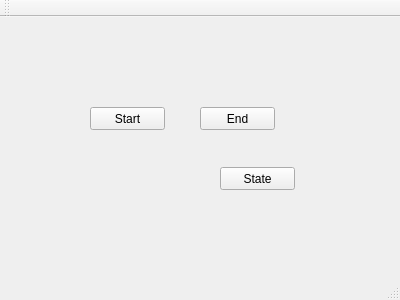
<?xml version="1.0" encoding="UTF-8"?>
<ui version="4.0">
 <class>MainWindow</class>
 <widget class="QMainWindow" name="MainWindow">
  <property name="geometry">
   <rect>
    <x>0</x>
    <y>0</y>
    <width>400</width>
    <height>300</height>
   </rect>
  </property>
  <property name="windowTitle">
   <string>MainWindow</string>
  </property>
  <widget class="QWidget" name="centralWidget">
   <widget class="QPushButton" name="pushButton">
    <property name="geometry">
     <rect>
      <x>90</x>
      <y>90</y>
      <width>75</width>
      <height>23</height>
     </rect>
    </property>
    <property name="text">
     <string>Start</string>
    </property>
   </widget>
   <widget class="QPushButton" name="pushButton_2">
    <property name="geometry">
     <rect>
      <x>200</x>
      <y>90</y>
      <width>75</width>
      <height>23</height>
     </rect>
    </property>
    <property name="text">
     <string>End</string>
    </property>
   </widget>
   <widget class="QPushButton" name="pushButton_3">
    <property name="geometry">
     <rect>
      <x>220</x>
      <y>150</y>
      <width>75</width>
      <height>23</height>
     </rect>
    </property>
    <property name="text">
     <string>State</string>
    </property>
   </widget>
  </widget>
  <widget class="QMenuBar" name="menuBar">
   <property name="geometry">
    <rect>
     <x>0</x>
     <y>0</y>
     <width>400</width>
     <height>23</height>
    </rect>
   </property>
  </widget>
  <widget class="QToolBar" name="mainToolBar">
   <attribute name="toolBarArea">
    <enum>TopToolBarArea</enum>
   </attribute>
   <attribute name="toolBarBreak">
    <bool>false</bool>
   </attribute>
  </widget>
  <widget class="QStatusBar" name="statusBar"/>
 </widget>
 <layoutdefault spacing="6" margin="11"/>
 <resources/>
 <connections/>
</ui>
